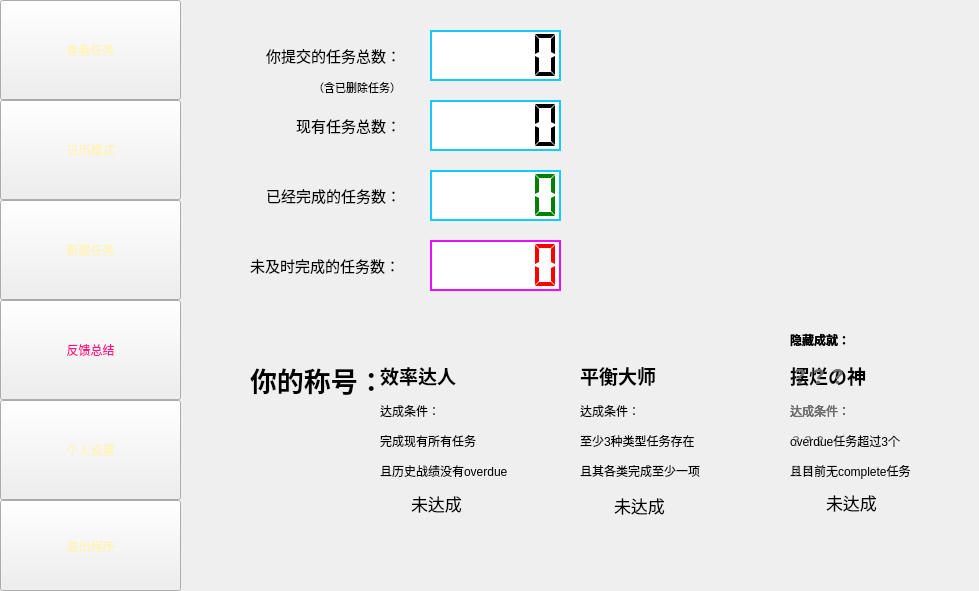
<?xml version="1.0" encoding="UTF-8"?>
<ui version="4.0">
 <class>Feedback_Window</class>
 <widget class="QWidget" name="Feedback_Window">
  <property name="geometry">
   <rect>
    <x>0</x>
    <y>0</y>
    <width>979</width>
    <height>591</height>
   </rect>
  </property>
  <property name="windowTitle">
   <string>Widget</string>
  </property>
  <widget class="QPushButton" name="pushButton">
   <property name="geometry">
    <rect>
     <x>0</x>
     <y>0</y>
     <width>181</width>
     <height>100</height>
    </rect>
   </property>
   <property name="styleSheet">
    <string notr="true">QPushButton 
{ border-image: url(:/images/button.png) 0 0 0 0 stretch stretch;

color:rgb(255, 243, 181);
font: 25pt &quot;FZYaoTi&quot;;
}
    QPushButton:hover {
        color: black;
    }
    QPushButton:pressed {
        color: rgb(255, 19, 133);
    }</string>
   </property>
   <property name="text">
    <string>查看任务</string>
   </property>
  </widget>
  <widget class="QPushButton" name="pushButton_2">
   <property name="geometry">
    <rect>
     <x>0</x>
     <y>200</y>
     <width>181</width>
     <height>100</height>
    </rect>
   </property>
   <property name="styleSheet">
    <string notr="true">QPushButton 
{ border-image: url(:/images/button.png) 0 0 0 0 stretch stretch;

color:rgb(255, 243, 181);
font: 25pt &quot;FZYaoTi&quot;;
}
    QPushButton:hover {
        color: black;
    }
    QPushButton:pressed {
        color: rgb(255, 19, 133);
    }</string>
   </property>
   <property name="text">
    <string>新建任务</string>
   </property>
  </widget>
  <widget class="QPushButton" name="pushButton_3">
   <property name="geometry">
    <rect>
     <x>0</x>
     <y>300</y>
     <width>181</width>
     <height>100</height>
    </rect>
   </property>
   <property name="styleSheet">
    <string notr="true">QPushButton 
{ border-image: url(:/images/button.png) 0 0 0 0 stretch stretch;

color:rgb(255, 19, 133);
font: 25pt &quot;FZYaoTi&quot;;
}
    QPushButton:hover {
        color: black;
    }
    QPushButton:pressed {
        color: rgb(255, 19, 133);
    }
</string>
   </property>
   <property name="text">
    <string>反馈总结</string>
   </property>
  </widget>
  <widget class="QPushButton" name="pushButton_4">
   <property name="geometry">
    <rect>
     <x>0</x>
     <y>400</y>
     <width>181</width>
     <height>100</height>
    </rect>
   </property>
   <property name="styleSheet">
    <string notr="true">QPushButton 
{ border-image: url(:/images/button.png) 0 0 0 0 stretch stretch;

color:rgb(255, 243, 181);
font: 25pt &quot;FZYaoTi&quot;;
}
    QPushButton:hover {
        color: black;
    }
    QPushButton:pressed {
        color: rgb(255, 19, 133);
    }</string>
   </property>
   <property name="text">
    <string>个人设置</string>
   </property>
  </widget>
  <widget class="QPushButton" name="pushButton_5">
   <property name="geometry">
    <rect>
     <x>0</x>
     <y>500</y>
     <width>181</width>
     <height>91</height>
    </rect>
   </property>
   <property name="styleSheet">
    <string notr="true">QPushButton 
{ border-image: url(:/images/button.png) 0 0 0 0 stretch stretch;

color:rgb(255, 243, 181);
font: 25pt &quot;FZYaoTi&quot;;
}
    QPushButton:hover {
        color: black;
    }
    QPushButton:pressed {
        color: rgb(255, 19, 133);
    }</string>
   </property>
   <property name="text">
    <string>退出程序</string>
   </property>
  </widget>
  <widget class="QLabel" name="label">
   <property name="geometry">
    <rect>
     <x>260</x>
     <y>40</y>
     <width>141</width>
     <height>61</height>
    </rect>
   </property>
   <property name="text">
    <string>&lt;html&gt;&lt;head/&gt;&lt;body&gt;&lt;p align=&quot;right&quot;&gt;&lt;span style=&quot; font-size:11pt;&quot;&gt;你提交的任务总数：&lt;/span&gt;&lt;/p&gt;&lt;p align=&quot;right&quot;&gt;&lt;span style=&quot; font-size:8pt;&quot;&gt;（含已删除任务）&lt;/span&gt;&lt;/p&gt;&lt;/body&gt;&lt;/html&gt;</string>
   </property>
  </widget>
  <widget class="QLabel" name="label_3">
   <property name="geometry">
    <rect>
     <x>250</x>
     <y>170</y>
     <width>151</width>
     <height>51</height>
    </rect>
   </property>
   <property name="text">
    <string>&lt;html&gt;&lt;head/&gt;&lt;body&gt;&lt;p align=&quot;right&quot;&gt;&lt;span style=&quot; font-size:11pt;&quot;&gt;已经完成的任务数：&lt;/span&gt;&lt;/p&gt;&lt;/body&gt;&lt;/html&gt;</string>
   </property>
  </widget>
  <widget class="QLabel" name="label_4">
   <property name="geometry">
    <rect>
     <x>250</x>
     <y>240</y>
     <width>151</width>
     <height>51</height>
    </rect>
   </property>
   <property name="text">
    <string>&lt;html&gt;&lt;head/&gt;&lt;body&gt;&lt;p&gt;&lt;span style=&quot; font-size:11pt;&quot;&gt;未及时完成的任务数：&lt;/span&gt;&lt;/p&gt;&lt;/body&gt;&lt;/html&gt;</string>
   </property>
  </widget>
  <widget class="QLabel" name="label_5">
   <property name="geometry">
    <rect>
     <x>250</x>
     <y>360</y>
     <width>131</width>
     <height>41</height>
    </rect>
   </property>
   <property name="text">
    <string>&lt;html&gt;&lt;head/&gt;&lt;body&gt;&lt;p&gt;&lt;span style=&quot; font-size:20pt; font-weight:700;&quot;&gt;你的称号：&lt;/span&gt;&lt;/p&gt;&lt;/body&gt;&lt;/html&gt;</string>
   </property>
  </widget>
  <widget class="QLabel" name="label_6">
   <property name="geometry">
    <rect>
     <x>290</x>
     <y>100</y>
     <width>111</width>
     <height>51</height>
    </rect>
   </property>
   <property name="text">
    <string>&lt;html&gt;&lt;head/&gt;&lt;body&gt;&lt;p align=&quot;right&quot;&gt;&lt;span style=&quot; font-size:11pt;&quot;&gt;现有任务总数：&lt;/span&gt;&lt;/p&gt;&lt;/body&gt;&lt;/html&gt;</string>
   </property>
  </widget>
  <widget class="QLabel" name="efficiency">
   <property name="geometry">
    <rect>
     <x>380</x>
     <y>350</y>
     <width>181</width>
     <height>141</height>
    </rect>
   </property>
   <property name="styleSheet">
    <string notr="true"/>
   </property>
   <property name="text">
    <string>&lt;!DOCTYPE HTML PUBLIC &quot;-//W3C//DTD HTML 4.0//EN&quot; &quot;http://www.w3.org/TR/REC-html40/strict.dtd&quot;&gt;
&lt;html&gt;&lt;head&gt;&lt;meta name=&quot;qrichtext&quot; content=&quot;1&quot; /&gt;&lt;meta charset=&quot;utf-8&quot; /&gt;&lt;style type=&quot;text/css&quot;&gt;
p, li { white-space: pre-wrap; }
hr { height: 1px; border-width: 0; }
li.unchecked::marker { content: &quot;\2610&quot;; }
li.checked::marker { content: &quot;\2612&quot;; }
&lt;/style&gt;&lt;/head&gt;&lt;body style=&quot; font-family:'Microsoft YaHei UI'; font-size:9pt; font-weight:400; font-style:normal;&quot;&gt;
&lt;p style=&quot; margin-top:12px; margin-bottom:12px; margin-left:0px; margin-right:0px; -qt-block-indent:0; text-indent:0px;&quot;&gt;&lt;span style=&quot; font-size:14pt; font-weight:700;&quot;&gt;效率达人&lt;/span&gt;&lt;/p&gt;
&lt;p style=&quot; margin-top:12px; margin-bottom:12px; margin-left:0px; margin-right:0px; -qt-block-indent:0; text-indent:0px;&quot;&gt;&lt;span&gt;达成条件：&lt;/span&gt;&lt;/p&gt;
&lt;p style=&quot; margin-top:12px; margin-bottom:12px; margin-left:0px; margin-right:0px; -qt-block-indent:0; text-indent:0px;&quot;&gt;&lt;span &gt;完成现有所有任务&lt;/span&gt;&lt;/p&gt;
&lt;p style=&quot; margin-top:12px; margin-bottom:12px; margin-left:0px; margin-right:0px; -qt-block-indent:0; text-indent:0px;&quot;&gt;&lt;span &gt;且历史战绩没有overdue&lt;/span&gt;&lt;/p&gt;&lt;/body&gt;&lt;/html&gt;</string>
   </property>
  </widget>
  <widget class="QLabel" name="art_of_management">
   <property name="geometry">
    <rect>
     <x>580</x>
     <y>330</y>
     <width>191</width>
     <height>181</height>
    </rect>
   </property>
   <property name="text">
    <string>&lt;html&gt;&lt;head/&gt;&lt;body&gt;&lt;p&gt;&lt;span style=&quot; font-size:14pt; font-weight:700; &quot;&gt;平衡大师&lt;/span&gt;&lt;/p&gt;&lt;p&gt;&lt;span &gt;达成条件：&lt;/span&gt;&lt;/p&gt;&lt;p&gt;&lt;span &gt;至少3种类型任务存在&lt;/span&gt;&lt;/p&gt;&lt;p&gt;&lt;span &gt;且其各类完成至少一项&lt;/span&gt;&lt;/p&gt;&lt;/body&gt;&lt;/html&gt;</string>
   </property>
  </widget>
  <widget class="QLabel" name="god">
   <property name="geometry">
    <rect>
     <x>790</x>
     <y>320</y>
     <width>171</width>
     <height>171</height>
    </rect>
   </property>
   <property name="text">
    <string>&lt;html&gt;&lt;head/&gt;&lt;body&gt;&lt;p&gt;&lt;span style=&quot; font-weight:700;&quot;&gt;隐藏成就：&lt;/span&gt;&lt;/p&gt;&lt;p&gt;&lt;span style=&quot; font-size:14pt; font-weight:700;&quot;&gt;摆烂の神&lt;/span&gt;&lt;/p&gt;&lt;p&gt;达成条件：&lt;/p&gt;&lt;p&gt;overdue任务超过3个&lt;/p&gt;&lt;p&gt;且目前无complete任务&lt;/p&gt;&lt;/body&gt;&lt;/html&gt;</string>
   </property>
  </widget>
  <widget class="QLCDNumber" name="task_sum">
   <property name="geometry">
    <rect>
     <x>430</x>
     <y>30</y>
     <width>131</width>
     <height>51</height>
    </rect>
   </property>
   <property name="font">
    <font>
     <bold>false</bold>
    </font>
   </property>
   <property name="styleSheet">
    <string notr="true">border: 2px solid rgb(17, 203, 255);
color:balck;
background-color: white;</string>
   </property>
   <property name="segmentStyle">
    <enum>QLCDNumber::SegmentStyle::Flat</enum>
   </property>
  </widget>
  <widget class="QLCDNumber" name="task_curr">
   <property name="geometry">
    <rect>
     <x>430</x>
     <y>100</y>
     <width>131</width>
     <height>51</height>
    </rect>
   </property>
   <property name="font">
    <font>
     <bold>false</bold>
    </font>
   </property>
   <property name="styleSheet">
    <string notr="true">border: 2px solid rgb(17, 203, 255);
color:balck;
background-color: white;</string>
   </property>
   <property name="digitCount">
    <number>5</number>
   </property>
   <property name="segmentStyle">
    <enum>QLCDNumber::SegmentStyle::Flat</enum>
   </property>
  </widget>
  <widget class="QLCDNumber" name="task_done">
   <property name="geometry">
    <rect>
     <x>430</x>
     <y>170</y>
     <width>131</width>
     <height>51</height>
    </rect>
   </property>
   <property name="font">
    <font>
     <bold>false</bold>
    </font>
   </property>
   <property name="styleSheet">
    <string notr="true">border: 2px solid rgb(17, 203, 255);
color:green;
background-color: white;</string>
   </property>
   <property name="segmentStyle">
    <enum>QLCDNumber::SegmentStyle::Flat</enum>
   </property>
  </widget>
  <widget class="QLCDNumber" name="task_overdue">
   <property name="geometry">
    <rect>
     <x>430</x>
     <y>240</y>
     <width>131</width>
     <height>51</height>
    </rect>
   </property>
   <property name="font">
    <font>
     <bold>false</bold>
    </font>
   </property>
   <property name="styleSheet">
    <string notr="true">border:2px solid rgb(235, 11, 255);
color:red;
background-color: white;</string>
   </property>
   <property name="smallDecimalPoint">
    <bool>false</bool>
   </property>
   <property name="segmentStyle">
    <enum>QLCDNumber::SegmentStyle::Flat</enum>
   </property>
   <property name="value" stdset="0">
    <double>0.000000000000000</double>
   </property>
   <property name="intValue" stdset="0">
    <number>0</number>
   </property>
  </widget>
  <widget class="QLabel" name="label_01">
   <property name="geometry">
    <rect>
     <x>411</x>
     <y>488</y>
     <width>61</width>
     <height>31</height>
    </rect>
   </property>
   <property name="font">
    <font>
     <pointsize>13</pointsize>
    </font>
   </property>
   <property name="styleSheet">
    <string notr="true"/>
   </property>
   <property name="text">
    <string>&lt;html&gt;&lt;head/&gt;&lt;body&gt;&lt;p&gt;&lt;span &gt;未达成&lt;/span&gt;&lt;/p&gt;&lt;/body&gt;&lt;/html&gt;</string>
   </property>
  </widget>
  <widget class="QLabel" name="label_02">
   <property name="geometry">
    <rect>
     <x>614</x>
     <y>490</y>
     <width>61</width>
     <height>31</height>
    </rect>
   </property>
   <property name="font">
    <font>
     <pointsize>13</pointsize>
    </font>
   </property>
   <property name="text">
    <string>&lt;html&gt;&lt;head/&gt;&lt;body&gt;&lt;p&gt;&lt;span &gt;未达成&lt;/span&gt;&lt;/p&gt;&lt;/body&gt;&lt;/html&gt;</string>
   </property>
  </widget>
  <widget class="QLabel" name="label_03">
   <property name="geometry">
    <rect>
     <x>826</x>
     <y>487</y>
     <width>61</width>
     <height>31</height>
    </rect>
   </property>
   <property name="font">
    <font>
     <pointsize>13</pointsize>
    </font>
   </property>
   <property name="text">
    <string>&lt;html&gt;&lt;head/&gt;&lt;body&gt;&lt;p&gt;&lt;span &gt;未达成&lt;/span&gt;&lt;/p&gt;&lt;/body&gt;&lt;/html&gt;</string>
   </property>
  </widget>
  <widget class="QLabel" name="god_2">
   <property name="geometry">
    <rect>
     <x>790</x>
     <y>320</y>
     <width>171</width>
     <height>171</height>
    </rect>
   </property>
   <property name="text">
    <string>&lt;html&gt;&lt;head/&gt;&lt;body&gt;&lt;p&gt;&lt;span style=&quot; font-weight:700; color:#000000;&quot;&gt;隐藏成就：&lt;/span&gt;&lt;/p&gt;&lt;p&gt;&lt;span style=&quot; font-size:14pt; font-weight:700; color:#707070;&quot;&gt;？？？&lt;/span&gt;&lt;/p&gt;&lt;p&gt;&lt;span style=&quot; color:#707070;&quot;&gt;达成条件：&lt;/span&gt;&lt;/p&gt;&lt;p&gt;&lt;span style=&quot; color:#707070;&quot;&gt;？？？&lt;/span&gt;&lt;/p&gt;&lt;p&gt;&lt;span style=&quot; color:#707070;&quot;&gt;？？？&lt;/span&gt;&lt;/p&gt;&lt;/body&gt;&lt;/html&gt;</string>
   </property>
  </widget>
  <widget class="QPushButton" name="pushButton_6">
   <property name="geometry">
    <rect>
     <x>0</x>
     <y>100</y>
     <width>181</width>
     <height>100</height>
    </rect>
   </property>
   <property name="styleSheet">
    <string notr="true">QPushButton 
{ border-image: url(:/images/button.png) 0 0 0 0 stretch stretch;

color:rgb(255, 243, 181);
font: 25pt &quot;FZYaoTi&quot;;
}
    QPushButton:hover {
        color: black;
    }
    QPushButton:pressed {
        color: rgb(255, 19, 133);
    }</string>
   </property>
   <property name="text">
    <string>日历模式</string>
   </property>
  </widget>
 </widget>
 <resources/>
 <connections/>
</ui>
